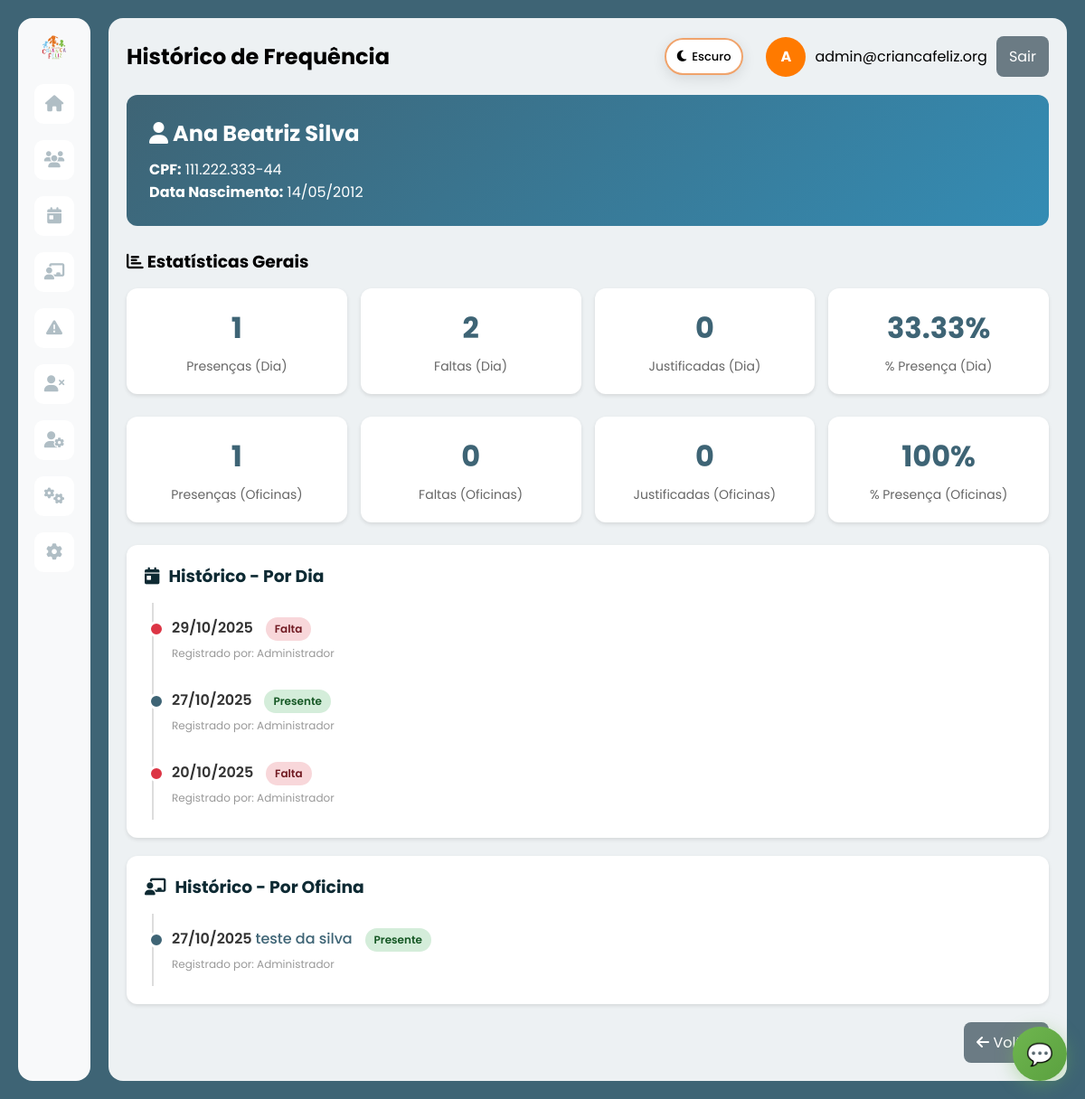
The app's page /faltas.php?action=historico&id=1 (signed in) with its own data.
### tables this page shows
CREATE TABLE `atendido` (
  `idatendido` int(11) NOT NULL,
  `status` varchar(20) DEFAULT NULL,
  `data_cadastro` date DEFAULT NULL,
  `nome` varchar(100) DEFAULT NULL,
  `data_nascimento` date DEFAULT NULL,
  `faixa_etaria` varchar(20) DEFAULT NULL,
  `cpf` varchar(14) DEFAULT NULL,
  `rg` varchar(20) DEFAULT NULL,
  `endereco` varchar(255) DEFAULT NULL,
  `numero` varchar(20) DEFAULT NULL,
  `complemento` varchar(100) DEFAULT NULL,
  `bairro` varchar(100) DEFAULT NULL,
  `cidade` varchar(100) DEFAULT NULL,
  `estado` varchar(2) DEFAULT NULL,
  `cep` varchar(10) DEFAULT NULL,
  `foto` varchar(255) DEFAULT NULL,
  `id_responsavel` int(11) DEFAULT NULL,
  `data_acolhimento` date DEFAULT NULL
);

CREATE TABLE `frequencia_dia` (
  `id_frequencia_dia` int(11) NOT NULL,
  `id_atendido` int(11) NOT NULL,
  `data` date NOT NULL,
  `status` enum('P','F','J') NOT NULL COMMENT 'P=Presente, F=Falta, J=Justificada',
  `justificativa` text DEFAULT NULL,
  `observacao` text DEFAULT NULL,
  `registrado_por` int(11) DEFAULT NULL,
  `created_at` timestamp NOT NULL DEFAULT current_timestamp(),
  `updated_at` timestamp NOT NULL DEFAULT current_timestamp() ON UPDATE current_timestamp()
);

CREATE TABLE `usuario` (
  `idusuario` int(11) NOT NULL,
  `nome` varchar(100) DEFAULT NULL,
  `email` varchar(100) DEFAULT NULL,
  `Senha` varchar(100) DEFAULT NULL,
  `nivel` varchar(50) DEFAULT NULL,
  `status` varchar(20) DEFAULT NULL
);

CREATE TABLE `frequencia_oficina` (
  `id_frequencia` int(11) NOT NULL,
  `id_atendido` int(11) NOT NULL,
  `id_oficina` int(11) NOT NULL,
  `data` date NOT NULL,
  `status` enum('P','F','J') NOT NULL COMMENT 'P=Presente, F=Falta, J=Justificada',
  `justificativa` text DEFAULT NULL,
  `observacao` text DEFAULT NULL,
  `registrado_por` int(11) DEFAULT NULL,
  `created_at` timestamp NOT NULL DEFAULT current_timestamp(),
  `updated_at` timestamp NOT NULL DEFAULT current_timestamp() ON UPDATE current_timestamp()
);

CREATE TABLE `oficina` (
  `id_oficina` int(11) NOT NULL,
  `nome` varchar(100) NOT NULL,
  `descricao` text DEFAULT NULL,
  `dia_semana` enum('Segunda','Terça','Quarta','Quinta','Sexta','Sábado','Domingo') DEFAULT NULL,
  `horario_inicio` time DEFAULT NULL,
  `horario_fim` time DEFAULT NULL,
  `ativo` tinyint(1) DEFAULT 1,
  `created_at` timestamp NOT NULL DEFAULT current_timestamp(),
  `updated_at` timestamp NOT NULL DEFAULT current_timestamp() ON UPDATE current_timestamp()
);

### app/Controllers/BaseController.php (called while the page is built, shortened)
<?php
class BaseController {
    protected $authService;
    public function __construct() {
        $this->authService = new AuthService();
    }
    protected function renderWithLayout($layout, $view, $data = []) {
        $data['currentUser'] = $this->authService->getCurrentUser();
        $data['isLoggedIn'] = $this->authService->isLoggedIn();
        $data['old_input'] = $_SESSION['old_input'] ?? [];
        view($view, $data);
    }
    protected function requireAuth() {
        $this->authService->requireAuth();
    }
}

### app/Controllers/FaltasController.php (called while the page is built, shortened)
<?php
class FaltasController extends BaseController {
    private $frequenciaDiaDB;
    private $frequenciaOficinaDB;
    public function __construct() {
        $this->frequenciaDiaDB = new FrequenciaDiaDB();
        $this->frequenciaOficinaDB = new FrequenciaOficinaDB();
    }
    public function historico($id) {
        try {
            $acolhimentoModel = new AcolhimentoDB();
            $atendido = $acolhimentoModel->findById($id);
            $frequenciasDia = $this->frequenciaDiaDB->getByAtendido($id);
            $frequenciasOficina = $this->frequenciaOficinaDB->getByAtendido($id);
            $estatsDia = $this->frequenciaDiaDB->getEstatisticas($id);
            $estatsOficina = $this->frequenciaOficinaDB->getEstatisticas($id);
            $viewData = [
                'title' => 'Histórico - ' . $atendido['nome'],
                'pageTitle' => 'Histórico de Frequência',
                'atendido' => $atendido,
                'frequenciasDia' => $frequenciasDia,
                'frequenciasOficina' => $frequenciasOficina,
                'estatsDia' => $estatsDia,
                'estatsOficina' => $estatsOficina,
                'messages' => $this->getFlashMessages()
            ];
            $this->renderWithLayout('main', 'faltas/historico', $viewData);
        } catch (Exception $e) {
            $this->handleException($e);
        }
    }
}

### app/Config/Database.php (called while the page is built, shortened)
<?php
class Database {
    private static $host = 'localhost';
    private static $dbname = 'criancafeliz';
    private static $username = 'root';
    private static $password = '';
    private static $charset = 'utf8mb4';
    private static $pdo = null;
    public static function getConnection() {
        if (self::$pdo === null) {
            try {
                $dsn = "mysql:host=" . self::$host . ";dbname=" . self::$dbname . ";charset=" . self::$charset;
                $options = [
                    PDO::ATTR_ERRMODE            => PDO::ERRMODE_EXCEPTION,
                    PDO::ATTR_DEFAULT_FETCH_MODE => PDO::FETCH_ASSOC,
                    PDO::ATTR_EMULATE_PREPARES   => false,
                    PDO::MYSQL_ATTR_INIT_COMMAND => "SET NAMES utf8mb4"
                ];
                self::$pdo = new PDO($dsn, self::$username, self::$password, $options);
            } catch (PDOException $e) {
                error_log('❌ ERRO ao conectar ao banco: ' . $e->getMessage());
                throw new Exception('Erro ao conectar ao banco de dados: ' . $e->getMessage());
            }
        }
        return self::$pdo;
    }
}

### app/Models/BaseModelDB.php (called while the page is built, shortened)
<?php
abstract class BaseModelDB {
    protected $table;
    protected $primaryKey = 'id';
    protected $pdo;
    public function __construct($table, $primaryKey = 'id') {
        $this->table = $table;
        $this->primaryKey = $primaryKey;
        $this->pdo = Database::getConnection();
    }
    public function findById($id) {
        $stmt = $this->pdo->prepare("SELECT * FROM {$this->table} WHERE {$this->primaryKey} = ?");
        $stmt->execute([$id]);
        return $stmt->fetch();
    }
}

### app/Models/FrequenciaDiaDB.php (called while the page is built, shortened)
<?php
class FrequenciaDiaDB extends BaseModelDB {
    public function getByAtendido($idAtendido, $dataInicio = null, $dataFim = null) {
        $pdo = Database::getConnection();
        $sql = "SELECT fd.*, u.nome as registrado_por_nome
                FROM Frequencia_Dia fd
                LEFT JOIN Usuario u ON fd.registrado_por = u.idusuario
                WHERE fd.id_atendido = ?";
        $params = [$idAtendido];
        $sql .= " ORDER BY fd.data DESC";
        $stmt = $pdo->prepare($sql);
        $stmt->execute($params);
        return $stmt->fetchAll(PDO::FETCH_ASSOC);
    }
    public function getEstatisticas($idAtendido, $dataInicio = null, $dataFim = null) {
        $pdo = Database::getConnection();
        $sql = "SELECT
                    COUNT(CASE WHEN status = 'P' THEN 1 END) as presencas,
                    COUNT(CASE WHEN status = 'F' THEN 1 END) as faltas,
                    COUNT(CASE WHEN status = 'J' THEN 1 END) as justificadas,
                    COUNT(*) as total
                FROM Frequencia_Dia
                WHERE id_atendido = ?";
        $params = [$idAtendido];
        $stmt = $pdo->prepare($sql);
        $stmt->execute($params);
        $result = $stmt->fetch(PDO::FETCH_ASSOC);
        $result['percentual_presenca'] = $result['total'] > 0
            ? round(($result['presencas'] / $result['total']) * 100, 2)
            : 0;
        return $result;
    }
}

### app/Models/FrequenciaOficinaDB.php (called while the page is built, shortened)
<?php
class FrequenciaOficinaDB extends BaseModelDB {
    public function getByAtendido($idAtendido, $dataInicio = null, $dataFim = null) {
        $pdo = Database::getConnection();
        $sql = "SELECT fo.*, o.nome as oficina_nome, u.nome as registrado_por_nome
                FROM Frequencia_Oficina fo
                INNER JOIN Oficina o ON fo.id_oficina = o.id_oficina
                LEFT JOIN Usuario u ON fo.registrado_por = u.idusuario
                WHERE fo.id_atendido = ?";
        $params = [$idAtendido];
        $sql .= " ORDER BY fo.data DESC, o.nome";
        $stmt = $pdo->prepare($sql);
        $stmt->execute($params);
        return $stmt->fetchAll(PDO::FETCH_ASSOC);
    }
    public function getEstatisticas($idAtendido, $dataInicio = null, $dataFim = null) {
        $pdo = Database::getConnection();
        $sql = "SELECT
                    COUNT(CASE WHEN status = 'P' THEN 1 END) as presencas,
                    COUNT(CASE WHEN status = 'F' THEN 1 END) as faltas,
                    COUNT(CASE WHEN status = 'J' THEN 1 END) as justificadas,
                    COUNT(*) as total
                FROM Frequencia_Oficina
                WHERE id_atendido = ?";
        $params = [$idAtendido];
        $stmt = $pdo->prepare($sql);
        $stmt->execute($params);
        $result = $stmt->fetch(PDO::FETCH_ASSOC);
        $result['percentual_presenca'] = $result['total'] > 0
            ? round(($result['presencas'] / $result['total']) * 100, 2)
            : 0;
        return $result;
    }
}

### app/Views/faltas/historico.php (the view, shortened to what this page needs)
<div class="atendido-header">
    <h2><i class="fas fa-user"></i> <?php echo htmlspecialchars($atendido['nome']); ?></h2>
    <p><strong>CPF:</strong> <?php echo htmlspecialchars($atendido['cpf'] ?? 'N/A'); ?></p>
    <p><strong>Data Nascimento:</strong> <?php echo isset($atendido['data_nascimento']) ? date('d/m/Y', strtotime($atendido['data_nascimento'])) : 'N/A'; ?></p>
</div>
<h3 style="margin-bottom: 15px;"><i class="fas fa-chart-bar"></i> Estatísticas Gerais</h3>
<div class="stats-grid">
    <div class="stat-card">
        <h3><?php echo $estatsDia['presencas'] ?? 0; ?></h3>
        <p>Presenças (Dia)</p>
    </div>
    <div class="stat-card">
        <h3><?php echo $estatsDia['faltas'] ?? 0; ?></h3>
        <p>Faltas (Dia)</p>
    </div>
    <div class="stat-card">
        <h3><?php echo $estatsDia['justificadas'] ?? 0; ?></h3>
        <p>Justificadas (Dia)</p>
    </div>
    <div class="stat-card">
        <h3><?php echo $estatsDia['percentual_presenca'] ?? 0; ?>%</h3>
        <p>% Presença (Dia)</p>
    </div>
</div>
<div class="stats-grid">
    <div class="stat-card">
        <h3><?php echo $estatsOficina['presencas'] ?? 0; ?></h3>
        <p>Presenças (Oficinas)</p>
    </div>
    <div class="stat-card">
        <h3><?php echo $estatsOficina['faltas'] ?? 0; ?></h3>
        <p>Faltas (Oficinas)</p>
    </div>
    <div class="stat-card">
        <h3><?php echo $estatsOficina['justificadas'] ?? 0; ?></h3>
        <p>Justificadas (Oficinas)</p>
    </div>
    <div class="stat-card">
        <h3><?php echo $estatsOficina['percentual_presenca'] ?? 0; ?>%</h3>
        <p>% Presença (Oficinas)</p>
    </div>
</div>
<div class="section">
    <h3><i class="fas fa-calendar-day"></i> Histórico - Por Dia</h3>
    <?php if (empty($frequenciasDia)): ?>
        <p style="color: #999; text-align: center; padding: 20px;">Nenhum registro encontrado</p>
    <?php else: ?>
        <div class="timeline">
            <?php foreach ($frequenciasDia as $freq): ?>
                <div class="timeline-item <?php echo ($freq['status'] === 'F') ? 'falta' : (($freq['status'] === 'J') ? 'justificada' : ''); ?>">
                    <div class="timeline-date">
                        <?php echo date('d/m/Y', strtotime($freq['data'])); ?>
                        <span class="timeline-status status-<?php echo ($freq['status'] === 'P') ? 'presente' : (($freq['status'] === 'J') ? 'justificada' : 'falta'); ?>">
                            <?php
                                if ($freq['status'] === 'P') echo 'Presente';
                                elseif ($freq['status'] === 'J') echo 'Justificada';
                                else echo 'Falta';
                            ?>
                        </span>
                    </div>
                    <?php if (!empty($freq['registrado_por_nome'])): ?>
                        <div style="color: #999; font-size: 12px; margin-top: 5px;">
                            Registrado por: <?php echo htmlspecialchars($freq['registrado_por_nome']); ?>
                        </div>
                    <?php endif; ?>
                </div>
            <?php endforeach; ?>
        </div>
    <?php endif; ?>
</div>
<div class="section">
    <h3><i class="fas fa-chalkboard-teacher"></i> Histórico - Por Oficina</h3>
    <?php if (empty($frequenciasOficina)): ?>
        <p style="color: #999; text-align: center; padding: 20px;">Nenhum registro encontrado</p>
    <?php else: ?>
        <div class="timeline">
            <?php foreach ($frequenciasOficina as $freq): ?>
                <div class="timeline-item <?php echo ($freq['status'] === 'F') ? 'falta' : (($freq['status'] === 'J') ? 'justificada' : ''); ?>">
                    <div class="timeline-date">
                        <?php echo date('d/m/Y', strtotime($freq['data'])); ?>
                        <span class="timeline-oficina"><?php echo htmlspecialchars($freq['oficina_nome']); ?></span>
                        <span class="timeline-status status-<?php echo ($freq['status'] === 'P') ? 'presente' : (($freq['status'] === 'J') ? 'justificada' : 'falta'); ?>">
                            <?php
                                if ($freq['status'] === 'P') echo 'Presente';
                                elseif ($freq['status'] === 'J') echo 'Justificada';
                                else echo 'Falta';
                            ?>
                        </span>
                    </div>
                    <?php if (!empty($freq['registrado_por_nome'])): ?>
                        <div style="color: #999; font-size: 12px; margin-top: 5px;">
                            Registrado por: <?php echo htmlspecialchars($freq['registrado_por_nome']); ?>
                        </div>
                    <?php endif; ?>
                </div>
            <?php endforeach; ?>
        </div>
    <?php endif; ?>
</div>
<div class="actions">
    <a href="faltas.php" class="btn secondary">
        <i class="fas fa-arrow-left"></i> Voltar
    </a>
</div>

### records on screen
atendido: nome "Ana Beatriz Silva", cpf "111.222.333-44", data_nascimento "14/05/2012"
frequencia_dia: data "29/10/2025", status "Falta", registrado_por.nome "Administrador"
frequencia_dia: data "27/10/2025", status "Presente", registrado_por.nome "Administrador"
frequencia_dia: data "20/10/2025", status "Falta", registrado_por.nome "Administrador"
frequencia_oficina: data "27/10/2025", id_oficina.nome "teste da silva", status "Presente", registrado_por.nome "Administrador"

### other values on screen
$pageTitle "Histórico de Frequência"
substr($currentUser['name'] ?? 'U', 0, 1) "A"
$currentUser['email'] "admin@criancafeliz.org"
$estatsDia['presencas'] "1"
$estatsDia['faltas'] "2"
$estatsDia['justificadas'] "0"
$estatsDia['percentual_presenca'] "33.33"
$estatsOficina['presencas'] "1"
$estatsOficina['faltas'] "0"
$estatsOficina['justificadas'] "0"
$estatsOficina['percentual_presenca'] "100"
